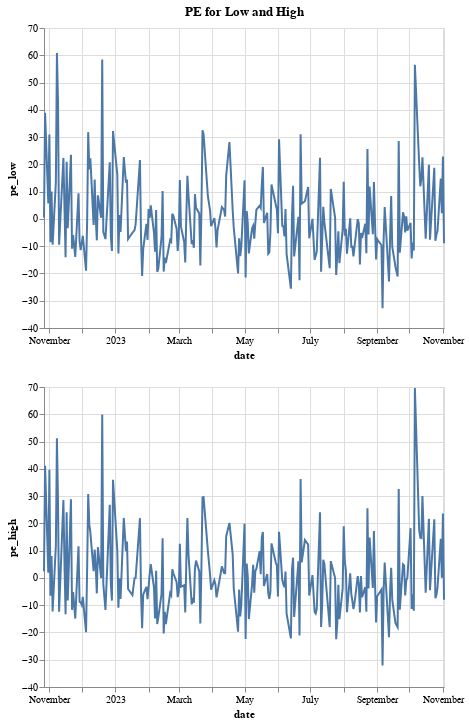

Notebook code for this chart:
### Markdown cell above
### CVAE Sentiment predictions with input 10 and z 2

### Code cell
show_results('/home/flor/cs236/data/predictions_sent_z2.pkd')

### Figure 1 — Vega-Lite specification as saved in the notebook (floating-point values rounded to 4 significant figures; data arrays with more than 128 entries replaced by an {"elided": "..."} marker saying what was removed)
{"config": {"view": {"continuousWidth": 400, "continuousHeight": 300}}, "vconcat": [{"mark": "line", "encoding": {"x": {"type": "temporal", "field": "date"}, "y": {"type": "quantitative", "field": "pe_low"}}, "title": "PE for Low and High"}, {"mark": "line", "encoding": {"x": {"type": "temporal", "field": "date"}, "y": {"type": "quantitative", "field": "pe_high"}}}], "data": {"name": "data-f0838446277fc7d1af8165596ace22cd"}, "$schema": "https://vega.github.io/schema/vega-lite/v4.8.1.json", "datasets": {"data-f0838446277fc7d1af8165596ace22cd": {"elided": "233 records"}}}
